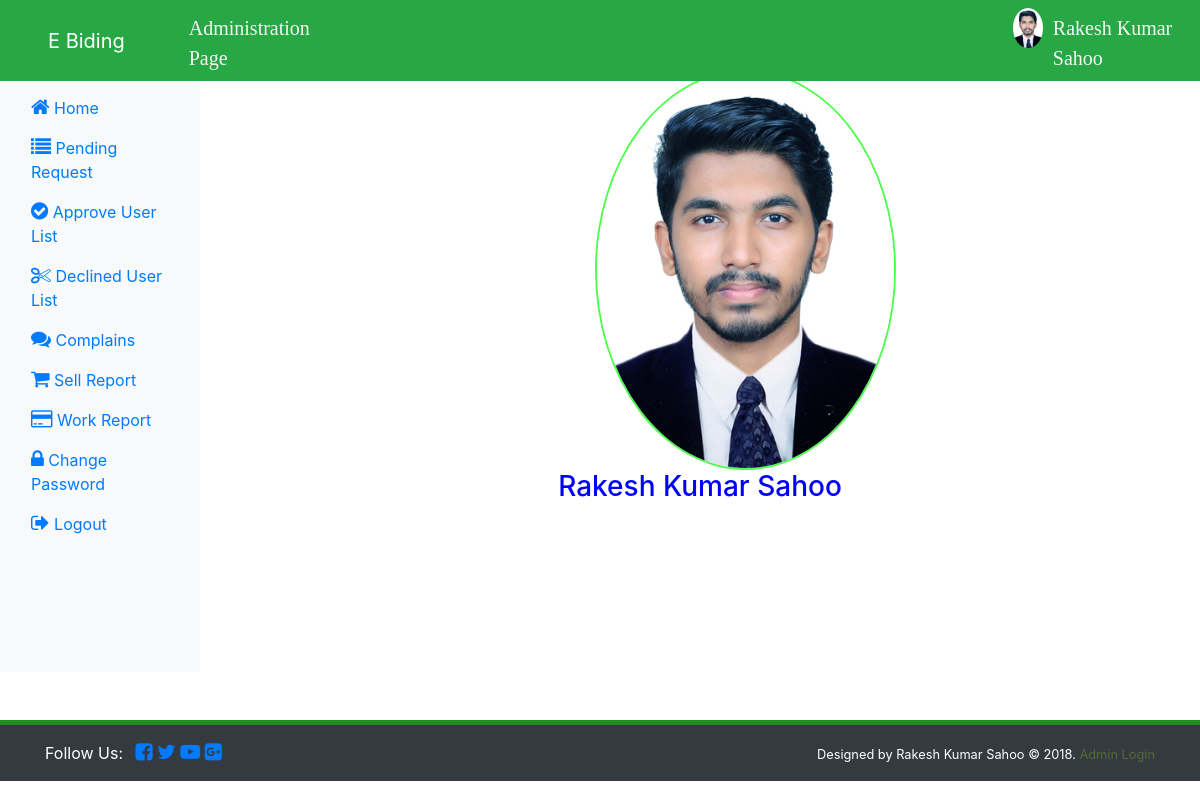
The app's page /welcome/ (signed in) with its own data.
### admin/models.py (models this page shows)
class AdminData(models.Model):
    name = models.CharField(max_length=30)
    email = models.EmailField(max_length=30)
    image = models.ImageField(upload_to='admin_profile/')
    password = models.CharField(max_length=8)

### admin/views.py (the view)
# urls.py: path('welcome/', views.welcome, name="welcome"),
def welcome(request):
    if request.session["aemail"]:
        aemail = request.session["aemail"]
        data = AdminData.objects.get(email=aemail)
        return render(request, "admin/welcome.html", {'data': data})
    else:
        return redirect('admin_login')

### templates/admin/welcome.html (shortened to what this page needs)
{% extends 'admin/slide_bar.html' %}
{% block adminbody %}
     <nav class="col-md-10" style="margin-top: 30px">
     <img src="{{ data.image.url }}" class="rounded-circle" style="border: 2px solid #4dff4d;margin-left: 380px;height: 400px" alt="Admin Image">
     <br><h3 style="text-align: center;color: blue">{{ data.name }}</h3>
     </nav>
{% endblock %}

### templates/admin/admin_hader.html (shortened to what this page needs)
<!DOCTYPE html>
<html lang="en">
<head>
</head>
<body>
  <nav class="navbar navbar-expand-sm navbar-dark bg-success pl-5 fixed-top">
    <a href="/" class="navbar-brand">E Biding</a>
    <div id="myMenu">
      <ul class="navbar-nav pl-5 custom-nav">
        <li class="nav-item" style="margin-top:5px;color: whitesmoke;font-family: cursive;font-size: 20px">Administration Page</li>
      <li style="margin-left: 700px"><img src="{{ data.image.url }}" class="rounded-circle" style="height: 40px"></li>
      <li style="margin-left:10px;margin-top:5px;color: whitesmoke;font-family: cursive;font-size: 20px">{{ data.name }}</li>
      </ul>
    </div>
  </nav>
</body>
</html>

### records on screen
AdminData: image (picture), name "Rakesh Kumar Sahoo"
